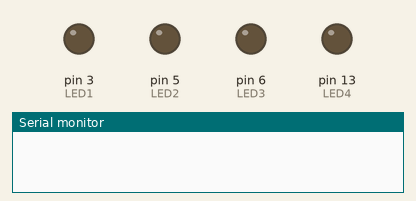
This sketch was run on a simulated Arduino Uno, built with avr-gcc and run on an emulated ATmega328P. Parts: output pins drawn as LEDs (lit = HIGH), the last lines printed to the serial monitor.

Above: at 0.05 s.
At 0.5 s:
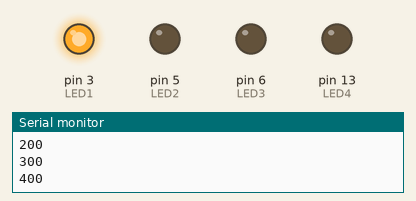
At 15.5 s:
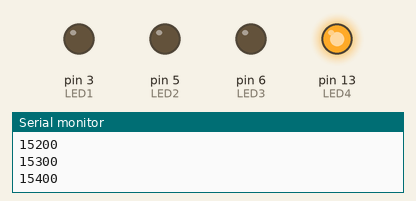
At 33.1 s:
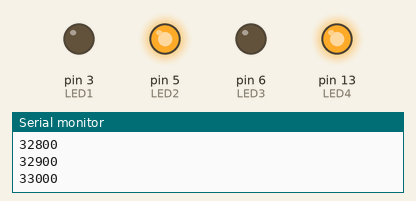
At 65.7 s:
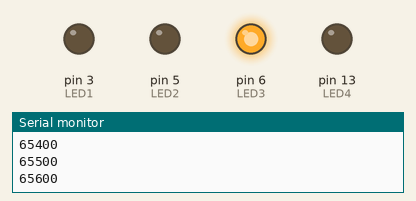
Timing chart, 0 to 66.6 s (numbered marks = the images above):
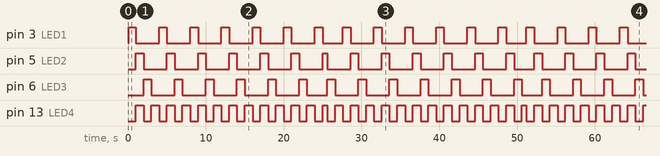

Measured:
- by itself, pin 3 (LED1), pin 6 (LED3): alternates HIGH for 1.0 s and LOW for 3.0 s
- by itself, pin 5 (LED2): repeats every 51.2 s: HIGH 0.60 s, 6 × (LOW 3.0 s, HIGH 1.0 s), LOW 2.6 s, 6 × (HIGH 1.0 s, LOW 3.0 s)
- by itself, pin 13 (LED4): repeats every 25.6 s: HIGH 0.60 s, 12 × (LOW 1.0 s, HIGH 1.0 s), LOW 1.0 s

The sketch:

dont_use_delay_for_LED_blinking.ino
```cpp
// LEDのピン番号を定義
#define LED1 3
#define LED2 5
#define LED3 6
#define LED4 13
#define MAX_CASE 3  // LEDの最大個数
#define UPDATE_INTERVAL 10  // LEDの点滅周期 10で1秒 100で10秒

#define NUM_LEDS 3  // LEDの数
int ledPins[NUM_LEDS] = {3, 5, 6};

// プロトタイプ宣言
void cycleLEDs(int currentCase);
void updateCurrentCase(int &currentCase);
void blink_led13(unsigned char &count, int &state);
int blink(int pin, int state);

void setup(){
    // LEDを出力モードに設定
    pinMode(LED1, OUTPUT);
    pinMode(LED2, OUTPUT);
    pinMode(LED3, OUTPUT);
    pinMode(LED4, OUTPUT);
    Serial.begin(9600);
}

void loop(){
    // staticを付けて変数の値を保持
    static unsigned char count = 0;
    static unsigned long millis_buf = 0;
    static int currentCase = 0;
    static int state = HIGH;

    //100ミリ秒経過したら次の処理に移行する

    while ((millis() - millis_buf) < 100){
        ;
    }
    millis_buf = millis();
    Serial.println(millis_buf);

    count++;

    if (count % UPDATE_INTERVAL == 0) {
        updateCurrentCase(currentCase);
    }

    //cycleLEDs(currentCase);  // LED3つの制御
    toggleLEDs(currentCase);
    blink_led13(count, state);
}

void updateCurrentCase(int &currentCase) {
    currentCase++;
    if (currentCase > MAX_CASE) {
        currentCase = 0;
    }
}

// void cycleLEDs(int currentCase){
//    switch(currentCase){
//         case 0:
//             digitalWrite(LED1, HIGH);
//             digitalWrite(LED2, LOW);
//             digitalWrite(LED3, LOW);
//             break;
//         case 1:
//             digitalWrite(LED1, LOW);
//             digitalWrite(LED2, HIGH);
//             digitalWrite(LED3, LOW);
//             break;
//         case 2:
//             digitalWrite(LED1, LOW);
//             digitalWrite(LED2, LOW);
//             digitalWrite(LED3, HIGH);
//             break;
//     }
// }

void toggleLEDs(int currentCase){
    for (int i = 0; i < NUM_LEDS; i++) {
        if (i == currentCase) {
            digitalWrite(ledPins[i], HIGH);  // 点灯
        } else {
            digitalWrite(ledPins[i], LOW);  // 消灯
        }
    }
}

void blink_led13(unsigned char &count, int &state){
    if((count % UPDATE_INTERVAL) == 0){
      state = blink(LED4, state);
    }
}

int blink(int pin, int state){
    digitalWrite(pin, state);
    return state = HIGH - state;
}
```
